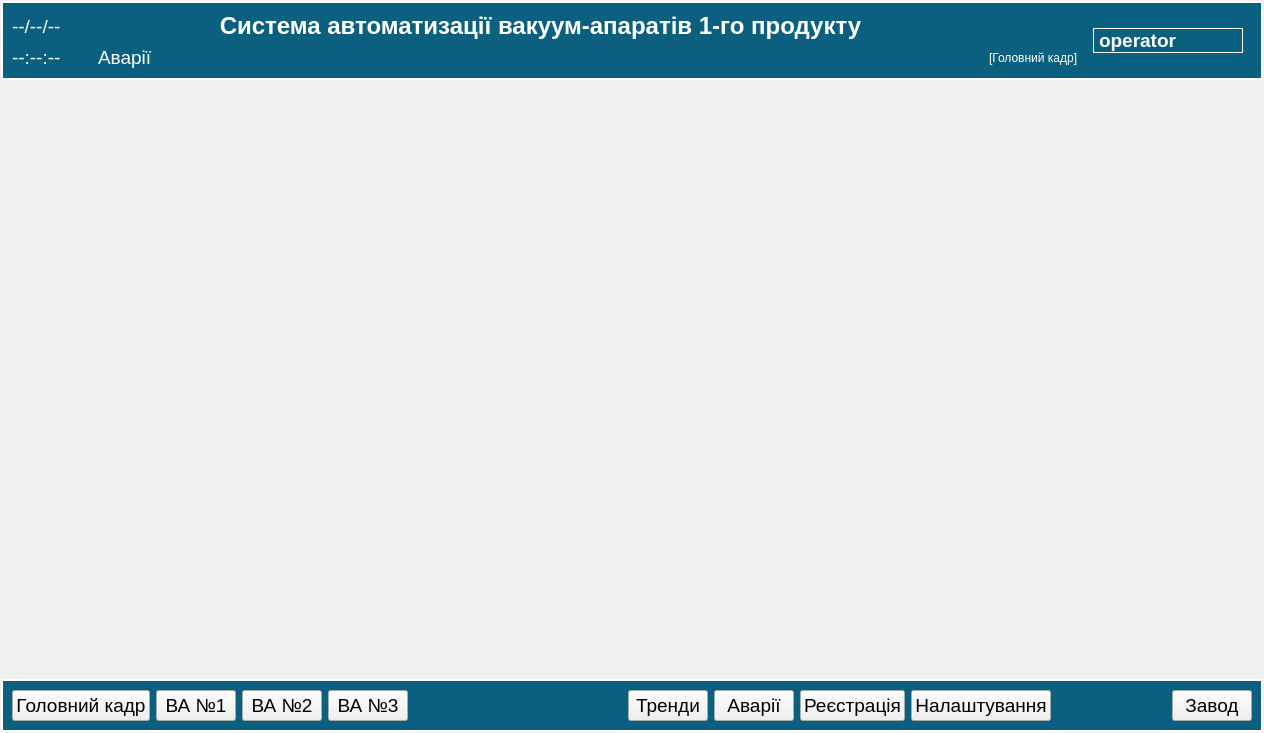
<?xml version="1.0" encoding="UTF-8"?>
<ui version="4.0">
 <class>ApMainForm</class>
 <widget class="QWidget" name="ApMainForm">
  <property name="geometry">
   <rect>
    <x>0</x>
    <y>0</y>
    <width>1264</width>
    <height>733</height>
   </rect>
  </property>
  <property name="windowTitle">
   <string>Form</string>
  </property>
  <layout class="QVBoxLayout" name="verticalLayout">
   <property name="spacing">
    <number>2</number>
   </property>
   <property name="leftMargin">
    <number>1</number>
   </property>
   <property name="topMargin">
    <number>1</number>
   </property>
   <property name="rightMargin">
    <number>1</number>
   </property>
   <property name="bottomMargin">
    <number>1</number>
   </property>
   <item>
    <widget class="QFrame" name="framteTop">
     <property name="styleSheet">
      <string notr="true">QFrame{
background-color: rgb(11, 96, 127);
border-color: white;
color: white
}</string>
     </property>
     <property name="frameShape">
      <enum>QFrame::Box</enum>
     </property>
     <property name="frameShadow">
      <enum>QFrame::Plain</enum>
     </property>
     <property name="lineWidth">
      <number>2</number>
     </property>
     <layout class="QGridLayout" name="gridLayout">
      <item row="0" column="0">
       <widget class="QLabel" name="lbDate">
        <property name="sizePolicy">
         <sizepolicy hsizetype="Preferred" vsizetype="Preferred">
          <horstretch>0</horstretch>
          <verstretch>0</verstretch>
         </sizepolicy>
        </property>
        <property name="font">
         <font>
          <pointsize>14</pointsize>
         </font>
        </property>
        <property name="styleSheet">
         <string notr="true">color: white;</string>
        </property>
        <property name="frameShape">
         <enum>QFrame::NoFrame</enum>
        </property>
        <property name="text">
         <string>--/--/--</string>
        </property>
       </widget>
      </item>
      <item row="1" column="0">
       <widget class="QLabel" name="lbTime">
        <property name="minimumSize">
         <size>
          <width>80</width>
          <height>0</height>
         </size>
        </property>
        <property name="font">
         <font>
          <pointsize>14</pointsize>
         </font>
        </property>
        <property name="styleSheet">
         <string notr="true">color: white;</string>
        </property>
        <property name="frameShape">
         <enum>QFrame::NoFrame</enum>
        </property>
        <property name="text">
         <string>--:--:--</string>
        </property>
       </widget>
      </item>
      <item row="1" column="1">
       <widget class="QLabel" name="lbAlert">
        <property name="font">
         <font>
          <pointsize>14</pointsize>
         </font>
        </property>
        <property name="styleSheet">
         <string notr="true">color: white;</string>
        </property>
        <property name="frameShape">
         <enum>QFrame::NoFrame</enum>
        </property>
        <property name="text">
         <string>Аварії</string>
        </property>
       </widget>
      </item>
      <item row="1" column="2">
       <widget class="QLabel" name="lbMnemoName">
        <property name="styleSheet">
         <string notr="true">color: white;</string>
        </property>
        <property name="text">
         <string>[Головний кадр]</string>
        </property>
       </widget>
      </item>
      <item row="0" column="1">
       <widget class="QLabel" name="label_3">
        <property name="sizePolicy">
         <sizepolicy hsizetype="MinimumExpanding" vsizetype="Preferred">
          <horstretch>0</horstretch>
          <verstretch>0</verstretch>
         </sizepolicy>
        </property>
        <property name="font">
         <font>
          <pointsize>18</pointsize>
          <weight>75</weight>
          <italic>false</italic>
          <bold>true</bold>
         </font>
        </property>
        <property name="styleSheet">
         <string notr="true">color: white;</string>
        </property>
        <property name="text">
         <string>Система автоматизації вакуум-апаратів 1-го продукту</string>
        </property>
        <property name="alignment">
         <set>Qt::AlignCenter</set>
        </property>
       </widget>
      </item>
      <item row="0" column="3" rowspan="2">
       <widget class="QFrame" name="frame">
        <property name="frameShape">
         <enum>QFrame::NoFrame</enum>
        </property>
        <property name="frameShadow">
         <enum>QFrame::Raised</enum>
        </property>
        <layout class="QVBoxLayout" name="verticalLayout_2">
         <item>
          <spacer name="verticalSpacer">
           <property name="orientation">
            <enum>Qt::Vertical</enum>
           </property>
           <property name="sizeHint" stdset="0">
            <size>
             <width>20</width>
             <height>2</height>
            </size>
           </property>
          </spacer>
         </item>
         <item>
          <widget class="QLabel" name="label">
           <property name="minimumSize">
            <size>
             <width>150</width>
             <height>0</height>
            </size>
           </property>
           <property name="font">
            <font>
             <pointsize>14</pointsize>
             <weight>75</weight>
             <bold>true</bold>
            </font>
           </property>
           <property name="styleSheet">
            <string notr="true">border-color: white;</string>
           </property>
           <property name="frameShape">
            <enum>QFrame::Box</enum>
           </property>
           <property name="text">
            <string>operator</string>
           </property>
          </widget>
         </item>
         <item>
          <spacer name="verticalSpacer_2">
           <property name="orientation">
            <enum>Qt::Vertical</enum>
           </property>
           <property name="sizeHint" stdset="0">
            <size>
             <width>20</width>
             <height>1</height>
            </size>
           </property>
          </spacer>
         </item>
        </layout>
       </widget>
      </item>
     </layout>
    </widget>
   </item>
   <item>
    <widget class="QScrollArea" name="frameMnemo">
     <property name="frameShape">
      <enum>QFrame::NoFrame</enum>
     </property>
     <property name="frameShadow">
      <enum>QFrame::Plain</enum>
     </property>
     <property name="lineWidth">
      <number>1</number>
     </property>
     <property name="midLineWidth">
      <number>0</number>
     </property>
     <property name="widgetResizable">
      <bool>false</bool>
     </property>
     <property name="alignment">
      <set>Qt::AlignLeading|Qt::AlignLeft|Qt::AlignTop</set>
     </property>
     <widget class="QWidget" name="scrollAreaWidgetContents">
      <property name="geometry">
       <rect>
        <x>0</x>
        <y>0</y>
        <width>1250</width>
        <height>578</height>
       </rect>
      </property>
     </widget>
    </widget>
   </item>
   <item>
    <widget class="QFrame" name="frameBottom">
     <property name="styleSheet">
      <string notr="true">QFrame{
background-color: rgb(11, 96, 127);
border-color: white;
color: white;
}</string>
     </property>
     <property name="frameShape">
      <enum>QFrame::Box</enum>
     </property>
     <property name="frameShadow">
      <enum>QFrame::Plain</enum>
     </property>
     <property name="lineWidth">
      <number>2</number>
     </property>
     <layout class="QHBoxLayout" name="horizontalLayout">
      <item>
       <widget class="QPushButton" name="bnMain">
        <property name="font">
         <font>
          <pointsize>14</pointsize>
         </font>
        </property>
        <property name="text">
         <string>Головний кадр</string>
        </property>
       </widget>
      </item>
      <item>
       <widget class="QPushButton" name="bnVA1">
        <property name="font">
         <font>
          <pointsize>14</pointsize>
         </font>
        </property>
        <property name="text">
         <string>ВА №1</string>
        </property>
       </widget>
      </item>
      <item>
       <widget class="QPushButton" name="bnVA2">
        <property name="font">
         <font>
          <pointsize>14</pointsize>
         </font>
        </property>
        <property name="text">
         <string>ВА №2</string>
        </property>
       </widget>
      </item>
      <item>
       <widget class="QPushButton" name="bnVA3">
        <property name="font">
         <font>
          <pointsize>14</pointsize>
         </font>
        </property>
        <property name="text">
         <string>ВА №3</string>
        </property>
       </widget>
      </item>
      <item>
       <spacer name="horizontalSpacer">
        <property name="orientation">
         <enum>Qt::Horizontal</enum>
        </property>
        <property name="sizeHint" stdset="0">
         <size>
          <width>214</width>
          <height>20</height>
         </size>
        </property>
       </spacer>
      </item>
      <item>
       <widget class="QPushButton" name="bnTrend">
        <property name="font">
         <font>
          <pointsize>14</pointsize>
         </font>
        </property>
        <property name="text">
         <string>Тренди</string>
        </property>
       </widget>
      </item>
      <item>
       <widget class="QPushButton" name="bnAlert">
        <property name="font">
         <font>
          <pointsize>14</pointsize>
         </font>
        </property>
        <property name="text">
         <string>Аварії</string>
        </property>
       </widget>
      </item>
      <item>
       <widget class="QPushButton" name="bnLogin">
        <property name="font">
         <font>
          <pointsize>14</pointsize>
         </font>
        </property>
        <property name="text">
         <string>Реєстрація</string>
        </property>
       </widget>
      </item>
      <item>
       <widget class="QPushButton" name="bnSetup">
        <property name="font">
         <font>
          <pointsize>14</pointsize>
         </font>
        </property>
        <property name="text">
         <string>Налаштування</string>
        </property>
       </widget>
      </item>
      <item>
       <spacer name="horizontalSpacer_3">
        <property name="orientation">
         <enum>Qt::Horizontal</enum>
        </property>
        <property name="sizeHint" stdset="0">
         <size>
          <width>40</width>
          <height>20</height>
         </size>
        </property>
       </spacer>
      </item>
      <item>
       <widget class="QPushButton" name="bnReturn">
        <property name="font">
         <font>
          <pointsize>14</pointsize>
         </font>
        </property>
        <property name="text">
         <string>Завод</string>
        </property>
       </widget>
      </item>
     </layout>
    </widget>
   </item>
  </layout>
 </widget>
 <resources>
  <include location="../../../../AuLib/picture.qrc"/>
 </resources>
 <connections/>
</ui>
